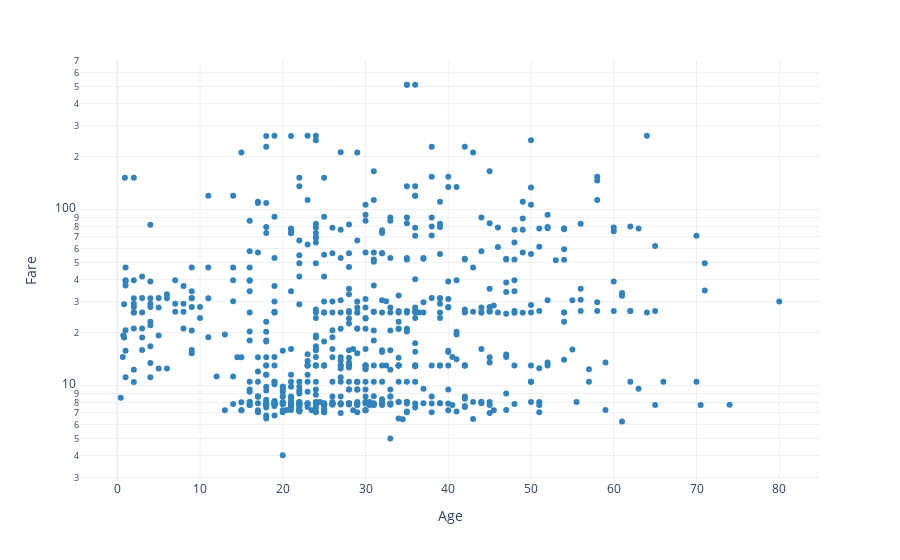

Notebook code cell kept with this figure:
### Markdown cell above
## Scatter Plots

### Code cell
fig = px.scatter(data_frame=df,
                 x='Age',
                 y='Fare',
                 hover_data=['Name', 'Sex'],
                 template='plotly_white',
                 color_discrete_sequence=['#3182bd'],
                 log_y=True)
fig.show()

### Figure 1 — Plotly figure (JSON) as saved in the notebook; plotly's stock layout.template omitted (floating-point values rounded to 4 significant figures; data arrays with more than 128 entries replaced by an {"elided": "..."} marker saying what was removed)
{"data": [{"customdata": {"elided": "891x2 str values"}, "hovertemplate": "Age=%{x}<br>Fare=%{y}<br>Name=%{customdata[0]}<br>Sex=%{customdata[1]}<extra></extra>", "legendgroup": "", "marker": {"color": "#3182bd", "symbol": "circle"}, "mode": "markers", "name": "", "orientation": "v", "showlegend": false, "type": "scatter", "x": {"elided": "891 float values"}, "xaxis": "x", "y": {"elided": "891 float values"}, "yaxis": "y"}], "layout": {"autosize": true, "legend": {"tracegroupgap": 0}, "margin": {"t": 60}, "xaxis": {"anchor": "y", "autorange": true, "domain": [0, 1], "range": [-4.389, 84.81], "title": {"text": "Age"}, "type": "linear"}, "yaxis": {"anchor": "x", "autorange": true, "domain": [0, 1], "range": [0.4403, 2.873], "title": {"text": "Fare"}, "type": "log"}}}
